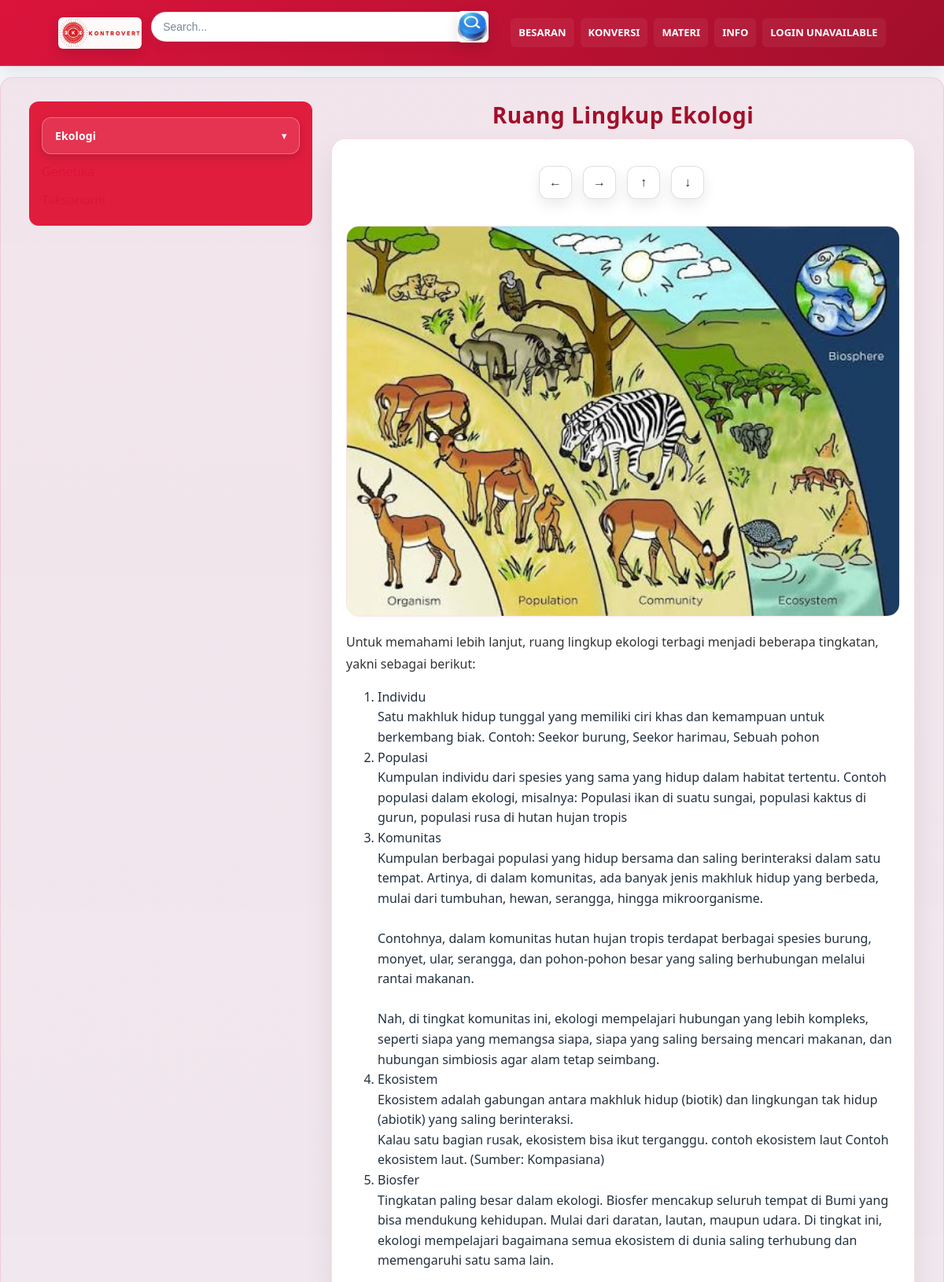
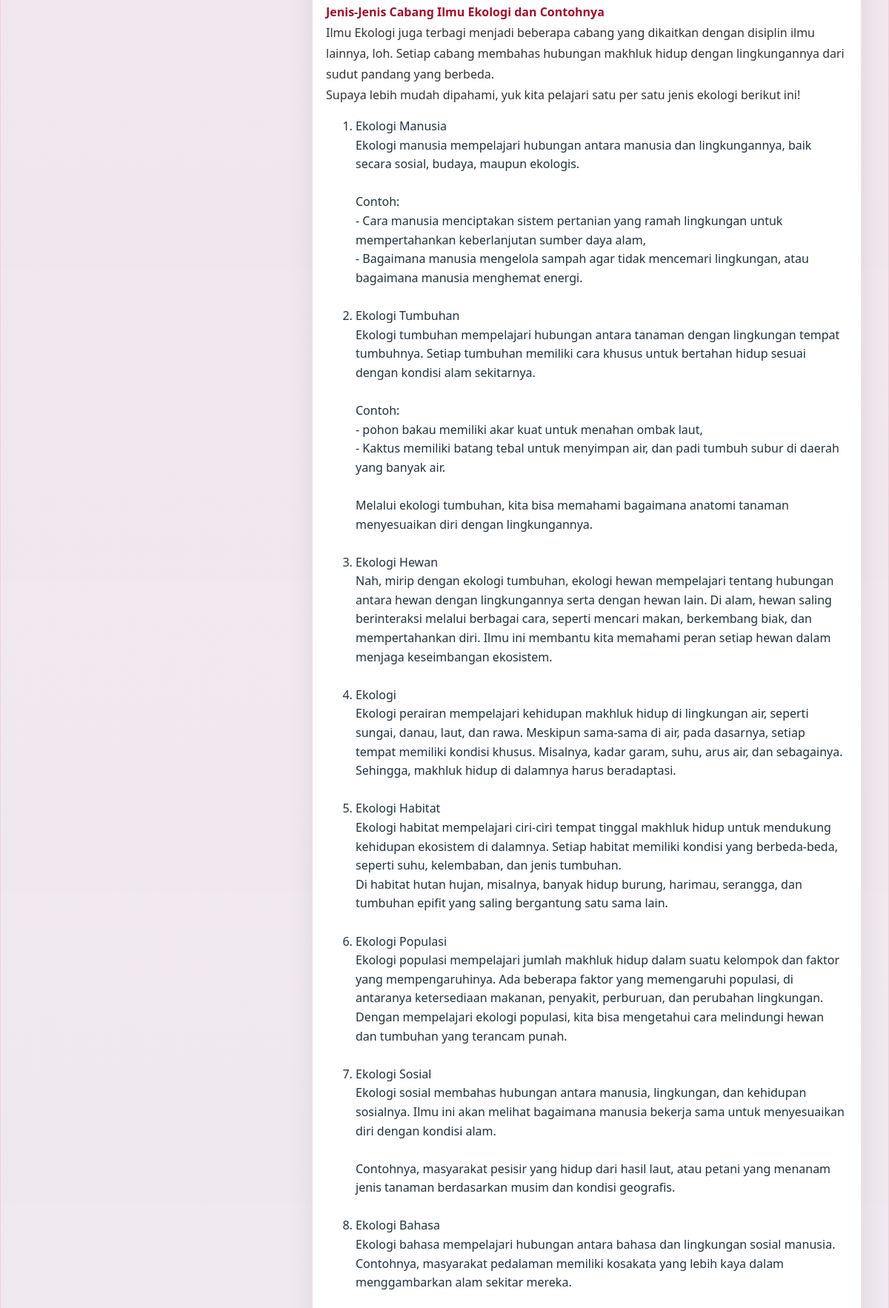
Page /materi.php?id=2&article=9 (upper part) on the committed database (2 pictures, top to bottom).
### tables this page shows
CREATE TABLE `materials` (
  `id` int(11) NOT NULL,
  `name` varchar(50) NOT NULL,
  `topics_id` int(11) NOT NULL
);

CREATE TABLE `articles` (
  `id` int(11) NOT NULL,
  `idTopik` int(10) NOT NULL,
  `idJenis` int(11) NOT NULL,
  `gambar` varchar(100) NOT NULL,
  `judul` varchar(100) NOT NULL,
  `isi` text NOT NULL,
  `sumber` varchar(100) NOT NULL,
  `tanggal` date NOT NULL DEFAULT current_timestamp(),
  `idMateri` int(10) DEFAULT NULL,
  `created_by` varchar(20) NOT NULL
);

### materi.php (the view, shortened to what this page needs)
<html>
	<head>
        <global-header></global-header>
	</head>
    <body>
		<div class="hero" role="banner">
            <div class="hero-inner-materi">
                <div id="hero-inner-menu">
                    <ul>
                        <?php
                            require_once 'db.inc.php';
                            $idTopic = isset($_GET['id']) ? (int) $_GET['id'] : 0;
                            $sqlstr = 'SELECT id, name, topics_id FROM materials WHERE topics_id = ' . $idTopic . ' ORDER BY name ASC';
                            $result = mysqli_query($db, $sqlstr);
                            if ($result && mysqli_num_rows($result) > 0) {
                                while ($row = mysqli_fetch_assoc($result)) {
                                    $id = (int) $row['id'];
                                    $namaTopik = htmlspecialchars($row['name'], ENT_QUOTES, 'UTF-8');
                                    $sqlstr2 = 'SELECT id, judul FROM articles WHERE idMateri = ' . $id . ' AND idJenis = 5 ORDER BY judul ASC';
                                    $result2 = mysqli_query($db, $sqlstr2);
                                    if ($result2 && mysqli_num_rows($result2) > 0) {
                                        echo '<li class="has-articles">
                                            <a href="#" class="topic-link" aria-expanded="false">' . $namaTopik . '</a>';
                                            echo '<ul class="article-list">';
                                                while ($row2 = mysqli_fetch_assoc($result2)) {
                                                    $articleTitle = htmlspecialchars($row2['judul'], ENT_QUOTES, 'UTF-8');
                                                }
                                            echo '</ul></li>';
                                    } else {
                                        echo '<li><a href="#">' . $namaTopik . '</a></li>';
                                    }
                                }
                            }
                            else {
                                echo '<li><a href="#">Tidak ada materi</a></li>';
                            }
                        ?>
                    </ul>
                </div>
                <div class="hero-inner-main">
                    <div class="hero-cta">
                        <?php
                            if (isset($_GET['article'])) {
                                $articleId = (int) $_GET['article'];
                                $sqlstr3 = 'SELECT gambar, judul, isi, sumber, created_by FROM articles WHERE id = ' . $articleId;
                                $result3 = mysqli_query($db, $sqlstr3);
                                if ($result3 && mysqli_num_rows($result3) > 0) {
                                    $row3 = mysqli_fetch_assoc($result3);
                                    $articleTitle = htmlspecialchars($row3['judul'], ENT_QUOTES, 'UTF-8');
                                    $articleSource = htmlspecialchars($row3['sumber'], ENT_QUOTES, 'UTF-8');
                                    $createdBy = htmlspecialchars($row3['created_by'], ENT_QUOTES, 'UTF-8');
                                    $articleImageRaw = $row3['gambar'];
                                    $imgPath = '';
                                    if (!empty($articleImageRaw)) {
                                        $candidate1 = __DIR__ . '/Images/' . $articleImageRaw;
                                        $candidate2 = __DIR__ . '/Images/Materi/' . $articleImageRaw;
                                        if (file_exists($candidate1)) {
                                            $imgPath = 'Images/' . $articleImageRaw;
                                        } elseif (file_exists($candidate2)) {
                                            $imgPath = 'Images/Materi/' . $articleImageRaw;
                                        }
                                    }
                                    $articleContent = $row3['isi'];
                                    echo '<h2 class="page-title">' . $articleTitle . '</h2>';
                                }
                            }
                            else{
                                echo '<h2 class="page-title">Materi</h2>';
                            }
                            if (isset($_GET['article'])) {
                                if ($result3 && mysqli_num_rows($result3) > 0) {
                                    echo '<div class="article-detail">
                                            <div class="hero-inner-size-buttons">
                                                <button type="button" id="perkecilGDB" onclick="perkecilGDB()">←</button>
                                                <button type="button" id="perbesarGDB" onclick="perbesarGDB()">→</button>
                                                <button type="button" id="pertinggiGDB" onclick="pertinggiGDB()">↑</button>
                                                <button type="button" id="perendahGDB" onclick="perendahGDB()">↓</button>
                                            </div>
                                            ' . (!empty($imgPath) ? '<img src="' . htmlspecialchars($imgPath, ENT_QUOTES, 'UTF-8') . '" id="gambarDB" alt="' . $articleTitle . '">' : '') . '
                                            <div class="article-text">
                                                ' . $articleContent . '
                                                <br><br>
                                                <p><strong>Edited By:</strong> ' . $createdBy . '</p>
                                                <p><strong>Sumber:</strong> ' . $articleSource . '</p>
                                            </div>
                                        </div>';
                                }
                            }
                            else
                            {
                                echo '<p>Selamat datang di halaman materi. Silakan pilih topik dari menu di sebelah kiri untuk melihat materi yang tersedia.</p>';
                            }
                        ?>
                    </div>
                </div>
            </div>
        </div>
    </body>
</html>

### penampilan.css (style rules this page uses)
:root { --crimson: #DC143C; --crimson-dark: #a10f2a; --muted: #f5f7fb; --surface: #ffffff; --surface-soft: #fcfdff; --text: #23313f; --text-muted: #5f6c7a; --accent: #993303; --border: #dce5ee; --shadow: rgba(35, 49, 63, 0.08); }
* { box-sizing:border-box }
html,body { height:100%; margin:0; font-family: "Segoe UI", Roboto, "Helvetica Neue", Arial, sans-serif; color:var(--text); background: linear-gradient(180deg, var(--muted) 0%, #eef3f7 100%); line-height: 1.6; }
.hero { max-width:1200px;margin:14px auto;padding:18px;border-radius:16px;background:linear-gradient(180deg,rgba(220,20,60,0.08),rgba(220,20,60,0.03));border:1px solid rgba(220,20,60,0.12);box-shadow:0 10px 24px var(--shadow); }
.hero-inner-materi { display:flex; flex-direction: row; align-items:flex-start; gap:24px; padding:12px 18px; }
.hero h2 { margin:0;font-size:28px;color:var(--crimson-dark) }
.hero p { margin:6px 0 12px;color:#444 }
#hero-inner-menu { display:flex; flex-wrap:wrap; gap:12px; margin-top:12px; justify-content:center; background-color:#e11d3e; min-height:25%; padding:20px 16px; border-radius:12px; max-width:380px; margin-left:auto; margin-right:auto; }
.hero-inner-main { display:flex; flex-direction:column; justify-content:flex-start; align-items:flex-start; width:100%; max-width:760px; }
#hero-inner-menu ul { list-style-type:none; margin:0; padding:0; width:100%; }
#hero-inner-menu ul > li + li { margin-top: 10px; }
#hero-inner-menu .topic-link { text-decoration:none; border: 1px solid rgba(255,255,255,0.3); border-radius: 12px; width: 100%; display:flex; justify-content:space-between; align-items:center; text-align:left; line-height:1.5em; padding: 12px 16px; background: rgba(255,255,255,0.1); color:#fff; font-weight:600; letter-spacing:0.01em; box-shadow: 0 4px 12px rgba(0,0,0,0.15); transition: all .2s ease; position: relative; font-size:14px; }
#hero-inner-menu .topic-link::after { content: '▾'; position:relative; right: 0; color: rgba(255,255,255,0.9); font-size: 0.85em; margin-left:8px; flex-shrink:0; transition:transform .2s ease; }
.hero-inner-size-buttons { display:flex; flex-wrap:wrap; gap:10px; padding:10px 0; justify-content: center; }
.hero-cta { display:flex; flex-direction:column; gap:16px; width:100%; }
.article-detail { display:flex; flex-direction:column; gap:18px; width:100%; padding: 18px; background: #fff; border-radius: 18px; border: 1px solid rgba(220,20,60,0.14); box-shadow: 0 16px 36px rgba(0,0,0,0.08); }
.article-detail img { width:100%; height:auto; border-radius: 16px; object-fit:cover; border:1px solid rgba(220,20,60,0.12); }
.article-detail p { margin:0; color:#333; line-height:1.75; }
.article-detail p strong { color:var(--crimson-dark); }
.page-title { margin:0 0 14px; font-size:clamp(2rem,2.25vw,2.8rem); letter-spacing:.02em; text-align:center;color:var(--crimson-dark); }
.hero-cta { display:flex;gap:12px }
button[onclick^="perkecil"], button[onclick^="perbesar"], button[onclick^="pertinggi"], button[onclick^="perendah"] { appearance: none; border: 1px solid rgba(0,0,0,0.12); background: #ffffff; color: var(--text); font-size: 1rem; font-weight: 700; width: 42px; height: 42px; margin: 6px 4px 6px 0; border-radius: 12px; box-shadow: 0 8px 18px rgba(0,0,0,0.08); cursor: pointer; transition: transform 0.15s ease, background 0.15s ease, border-color 0.15s ease, color 0.15s ease; }
@media (min-width:769px) { .hero-inner-materi { flex-direction:row; } }
@media (min-width:769px) { #hero-inner-menu { width:360px; flex-shrink:0; max-width:none; margin-left:0; margin-right:0; margin-top:0; } }
@media (min-width:769px) { .hero-inner-main { width:100%; max-width:760px; } }
a { color:var(--crimson); text-decoration:none; }
h1,h2,h3,h4,h5,h6 { color:#661422; line-height:1.25; }

### rows in the picture
materials: name "Ekologi"
articles: judul "Ruang Lingkup Ekologi", gambar (picture), isi "Untuk memahami lebih lanjut, ruang lingkup ekologi terbagi menjadi beberapa tingkatan, yakni sebagai berikut: Individu Satu makhluk hidup tunggal yang memiliki ciri khas dan kemampuan untuk berkembang biak. Contoh: Seekor burung, Seekor harimau, Sebuah pohon Populasi Kumpulan individu dari spesies yang sama yang hidup dalam habitat tertentu. Contoh populasi dalam ekologi, misalnya: Populasi ikan di suatu sungai, populasi kaktus di gurun, populasi rusa di hutan hujan tropis Komunitas Kumpulan berbagai populasi yang hidup bersama dan saling berinteraksi dalam satu tempat. Artinya, di dalam komunitas, ada banyak jenis makhluk hidup yang berbeda, mulai dari tumbuhan, hewan, serangga, hingga…"
